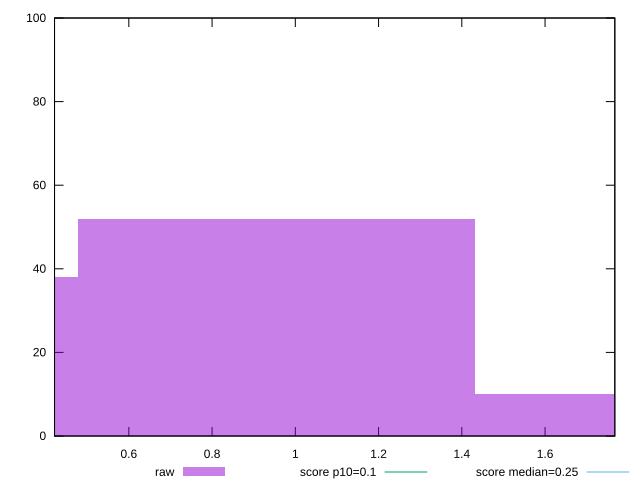

Recreate this plot in gnuplot.
reset

$raw <<EOF
0.955129260968478 52
0 38
1.910258521936956 10
EOF

set key outside below
set boxwidth 0.955129260968478
set xrange [0.4215234375:1.7676270548502604]
set yrange [0:100]
set trange [0:100]
set style fill transparent solid 0.5 noborder

set parametric
set terminal svg size 640, 490 enhanced background rgb 'white'
set output "report_00019_2021-02-10T18-14-37.922Z//cumulative-layout-shift/samples/pages+cached+noadtech+nomedia/raw/histogram.svg"

plot $raw title "raw" with boxes, \
     0.1,t title "score p10=0.1", \
     0.25,t title "score median=0.25"

reset
